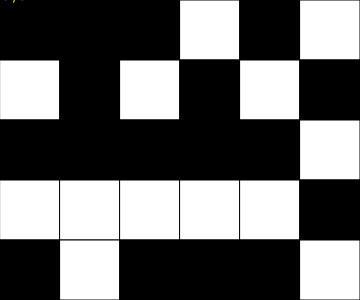
Frame 1 (no input)
Frame 60 (no input): identical to frame 1, image omitted
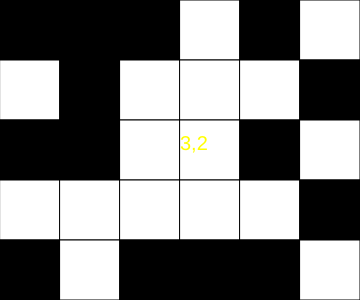
Frame 120 (the mouse pressed at the canvas centre since frame 60)

The p5.js sketch that drew these frames (run headless with seeded random() and noise() and a simulated clock; from frame 60 on, the mouse is pressed at the canvas centre):

// p5.js sketch
// ── sketch.js
//2D ARRAYS
// AMAAN REHMAN
// 4/15/26

// 0 --> black  255 -> white
//gridd 6 x 5


let grid = [
  [0, 0, 0, 255, 0, 255],
  [255, 0, 255, 0, 255, 0],
  [0, 0, 0, 0, 0, 255],
  [255, 255, 255, 255, 255, 0],
  [0, 255, 0, 0, 0, 255]
];
let rows = grid.length;
let cols = grid[0].length;
let tileSize = 60;

function setup() {
  createCanvas(cols * tileSize, rows * tileSize);
}


function draw() {
  background(200);
renderGrid();
textSize(20);
fill(255, 255, 0)
text(getCurrentX() + "," + getCurrentY(), mouseX, mouseY);
}

function flip(x,y){
  if(grid[y][x] === 0) grid[y][x] = 255;
  else grid[y][x] = 0;
}
function mousePressed(){
  //ONLY DO FLIP IF MOUSE IN CANVAS
  if(mouseX < width && mouseY < height){

    let x = getCurrentX();
    let y = getCurrentY();
    //ALWAYS:

  flip(x, y);

  // IF THEY EXIST
  //FLIP THE CARDINAL(NSEW) neighbours
  if(x-1 >= 0) flip(x-1, y);
  if(y-1 >= 0) flip(x, y-1);
}

}

function getCurrentX(){
//DETERMINE THE CURRENT OF X
  let constrainedX = constrain(mouseX, 0, width - 1);
  return floor(constrainedX / tileSize);

  }
  
  function getCurrentY(){
    //DETERMINE THE CURRENT OF Y
      let constrainedY = constrain(mouseY, 0, height - 1);
      return floor(constrainedY / tileSize);
    
      }
      


function renderGrid(){
  //interpret data stored in 2D array grid
  //and draw matrix of squares to reflect.
  for(let y = 0; y < rows; y++){  //y: 0 1 2 3 4
    for(let x = 0; x < cols; x ++){  //x: 0 1 2 3 4 5
      let fillColor = grid[y][x]
      fill(fillColor);
rect(x * tileSize, y * tileSize, tileSize);
    }
  }
}
